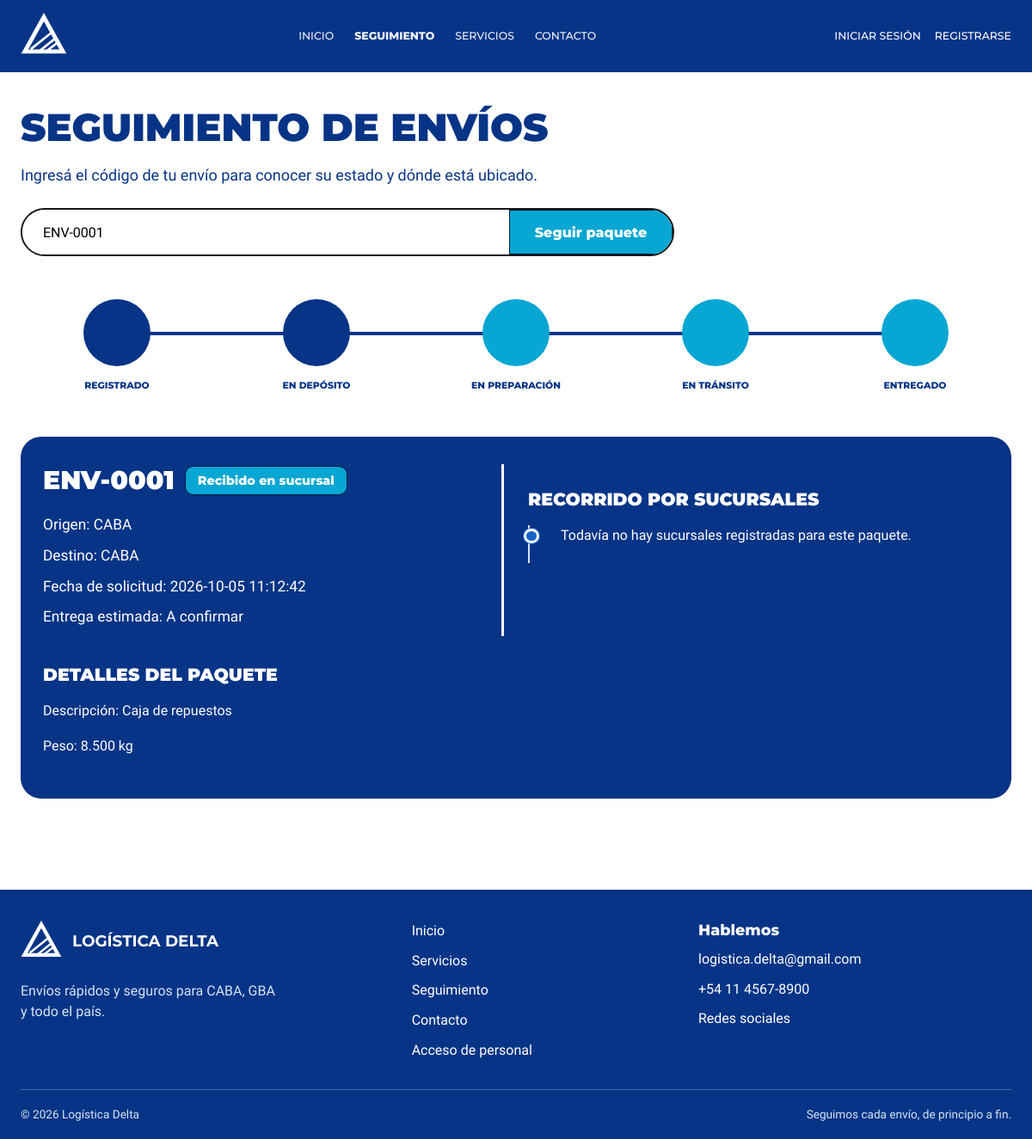
Before: /seguimiento.php?codigo=ENV-0001 with the older database file.
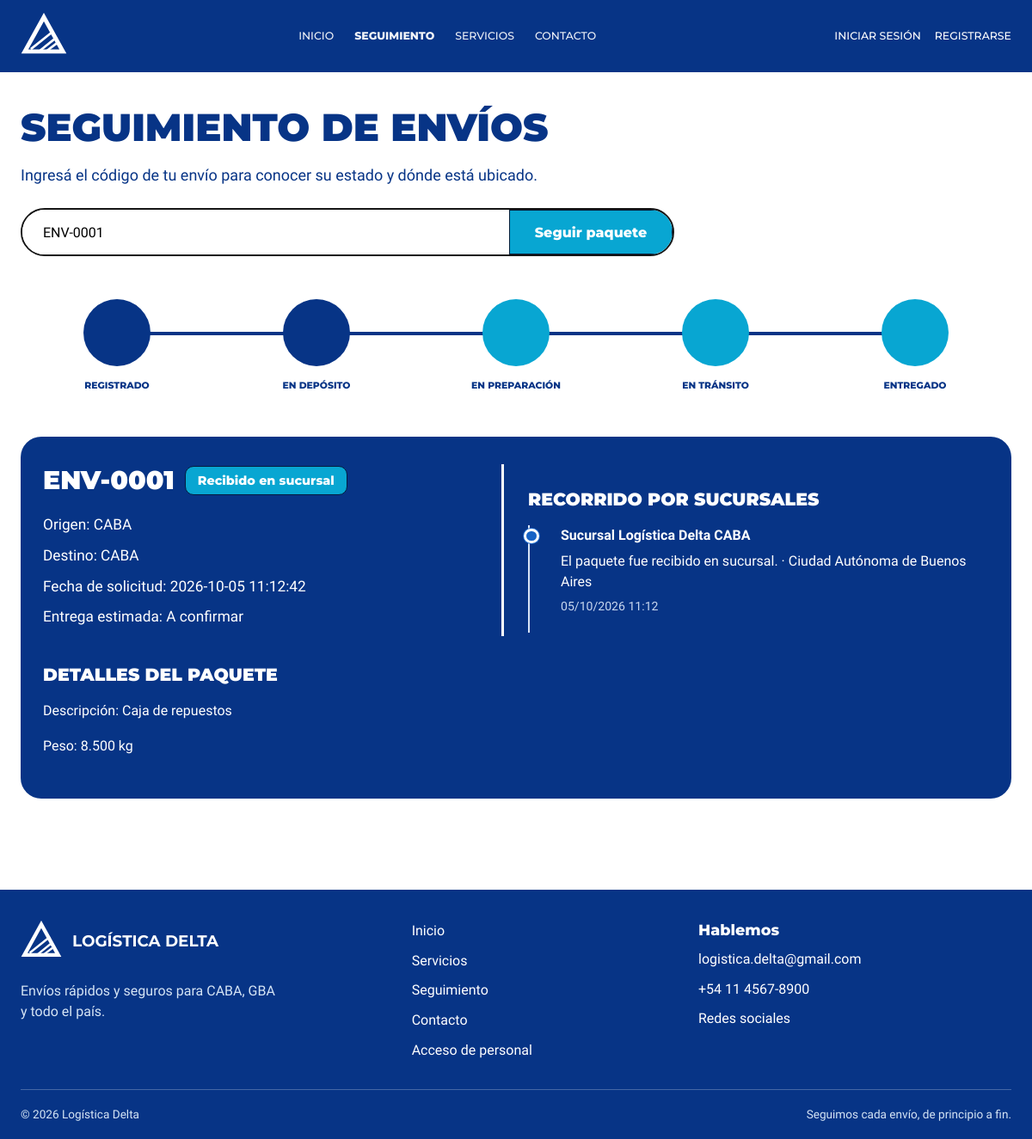
After: the same page with the newer database file.
### tables this page shows
CREATE TABLE `envios` (
  `id_envio` int(11) NOT NULL,
  `codigo_envio` varchar(20) NOT NULL,
  `id_cliente` int(11) NOT NULL,
  `id_remitente` int(11) NOT NULL,
  `id_destinatario` int(11) NOT NULL,
  `id_paquete` int(11) NOT NULL,
  `estado` enum('REGISTRADO','RECIBIDO_DEPOSITO','PREPARADO','EN_TRANSITO','EN_REPARTO','ENTREGADO','NO_ENTREGADO','DEVUELTO','EXTRAVIADO','CANCELADO') NOT NULL DEFAULT 'REGISTRADO',
  `id_zona_destino` int(11) NOT NULL,
  `id_tarifa_aplicada` int(11) DEFAULT NULL,
  `precio_final` decimal(12,2) DEFAULT NULL,
  `id_ruta` int(11) DEFAULT NULL,
  `orden_parada` int(11) DEFAULT NULL,
  `fecha_solicitud` datetime NOT NULL DEFAULT current_timestamp(),
  `fecha_entrega_estimada` date DEFAULT NULL,
  `id_usuario_registro` int(11) NOT NULL,
  `activo` tinyint(1) NOT NULL DEFAULT 1
);

CREATE TABLE `contactos` (
  `id_contacto` int(11) NOT NULL,
  `tipo` enum('REMITENTE','DESTINATARIO') NOT NULL,
  `nombre` varchar(120) NOT NULL,
  `telefono` varchar(30) DEFAULT NULL,
  `email` varchar(120) DEFAULT NULL,
  `direccion` varchar(200) NOT NULL,
  `id_zona` int(11) DEFAULT NULL,
  `id_cliente` int(11) DEFAULT NULL
);

CREATE TABLE `paquetes` (
  `id_paquete` int(11) NOT NULL,
  `codigo` varchar(20) NOT NULL,
  `descripcion` varchar(255) DEFAULT NULL,
  `peso_kg` decimal(10,3) NOT NULL,
  `largo_cm` decimal(10,2) DEFAULT NULL,
  `ancho_cm` decimal(10,2) DEFAULT NULL,
  `alto_cm` decimal(10,2) DEFAULT NULL,
  `cantidad_bultos` int(11) NOT NULL DEFAULT 1,
  `tipo_mercaderia` varchar(80) NOT NULL,
  `valor_declarado` decimal(12,2) DEFAULT NULL,
  `es_fragil` tinyint(1) NOT NULL DEFAULT 0,
  `fecha_registro` datetime NOT NULL DEFAULT current_timestamp()
);

CREATE TABLE `movimientos_seguimiento` (
  `id_movimiento` int(11) NOT NULL AUTO_INCREMENT,
  `id_envio` int(11) NOT NULL,
  `sucursal` varchar(100) NOT NULL,
  `provincia` varchar(80) NOT NULL,
  `detalle` varchar(255) NOT NULL,
  `fecha_hora` datetime NOT NULL DEFAULT current_timestamp(),
  PRIMARY KEY (`id_movimiento`),
  KEY `idx_seguimiento_envio_fecha` (`id_envio`, `fecha_hora`),
  CONSTRAINT `fk_seguimiento_envio` FOREIGN KEY (`id_envio`) REFERENCES `envios` (`id_envio`)
);

### app/helpers/funciones.php (called while the page is built, shortened)
<?php
function usuarioActual(): ?array
{
    return empty($_SESSION['id_usuario']) ? null : [
        'id_usuario' => (int) $_SESSION['id_usuario'],
        'nombre' => $_SESSION['nombre'] ?? 'Usuario',
        'rol' => $_SESSION['rol'] ?? '',
    ];
}
function limpiar($valor): string
{
    return htmlspecialchars((string) $valor, ENT_QUOTES, 'UTF-8');
}
function estadoLegible(string $estado): string
{
    $estados = [
        'REGISTRADO' => 'Envío registrado', 'RECIBIDO_DEPOSITO' => 'Recibido en sucursal',
        'PREPARADO' => 'Preparado para salir', 'EN_TRANSITO' => 'En tránsito',
        'EN_REPARTO' => 'En camino a destino', 'ENTREGADO' => 'Entregado',
        'NO_ENTREGADO' => 'No se pudo entregar', 'DEVUELTO' => 'Devuelto al remitente',
        'EXTRAVIADO' => 'En revisión', 'CANCELADO' => 'Cancelado',
    ];
    return $estados[$estado] ?? 'En proceso';
}

### app/config/Conexion.php (called while the page is built)
<?php
class Conexion
{
    private string $host = 'localhost';
    private string $dbName = 'logistica_delta';
    private string $usuario = 'root';
    private string $password = '';
    private ?PDO $conexion = null;
    public function conectar(): PDO
    {
        if ($this->conexion === null) {
            $dsn = "mysql:host={$this->host};dbname={$this->dbName};charset=utf8mb4";
            $this->conexion = new PDO($dsn, $this->usuario, $this->password);
            $this->conexion->setAttribute(PDO::ATTR_ERRMODE, PDO::ERRMODE_EXCEPTION);
            $this->conexion->setAttribute(PDO::ATTR_DEFAULT_FETCH_MODE, PDO::FETCH_ASSOC);
        }
        return $this->conexion;
    }
}

### app/dao/EnvioDAO.php (called while the page is built, shortened)
<?php
require_once __DIR__ . '/../config/Conexion.php';
class EnvioDAO
{
    private PDO $db;
    public function __construct(?PDO $db = null)
    {
        $this->db = $db ?? (new Conexion())->conectar();
    }
    public function obtenerParaSeguimiento(string $codigo): ?array
    {
        $sql = "SELECT e.id_envio, e.codigo_envio, e.estado, remitente.direccion AS origen,
                       destinatario.direccion AS destino, paquete.codigo AS codigo_paquete,
                       paquete.descripcion AS descripcion_paquete, paquete.peso_kg,
                       e.fecha_solicitud, e.fecha_entrega_estimada
                FROM envios e
                INNER JOIN contactos remitente ON remitente.id_contacto = e.id_remitente
                INNER JOIN contactos destinatario ON destinatario.id_contacto = e.id_destinatario
                INNER JOIN paquetes paquete ON paquete.id_paquete = e.id_paquete
                WHERE (e.codigo_envio = :codigo_envio OR paquete.codigo = :codigo_paquete)
                  AND e.activo = 1 LIMIT 1";
        $stmt = $this->db->prepare($sql);
        $stmt->execute(['codigo_envio' => $codigo, 'codigo_paquete' => $codigo]);
        $envio = $stmt->fetch();
        return $envio ?: null;
    }
}

### app/dao/MovimientoSeguimientoDAO.php (called while the page is built, shortened)
<?php
require_once __DIR__ . '/../config/Conexion.php';
class MovimientoSeguimientoDAO
{
    private PDO $db;
    public function __construct(?PDO $db = null)
    {
        $this->db = $db ?? (new Conexion())->conectar();
    }
    public function obtenerPorEnvio(int $idEnvio): array
    {
        $stmt = $this->db->prepare("SELECT sucursal, provincia, detalle, fecha_hora
                                    FROM movimientos_seguimiento
                                    WHERE id_envio = :id_envio
                                    ORDER BY fecha_hora, id_movimiento");
        $stmt->execute(['id_envio' => $idEnvio]);
        return $stmt->fetchAll();
    }
}

### public/seguimiento.php (the view, shortened to what this page needs)
<?php
$paginaActual = 'seguimiento';
require_once __DIR__ . '/../app/helpers/funciones.php';
require_once __DIR__ . '/../app/dao/EnvioDAO.php';
require_once __DIR__ . '/../app/dao/MovimientoSeguimientoDAO.php';
$codigo = strtoupper(trim($_POST['codigo'] ?? $_GET['codigo'] ?? ''));
$envio = null;
$movimientos = [];
if ($_SERVER['REQUEST_METHOD'] === 'POST' || isset($_GET['codigo'])) {
    if (!preg_match('/^[A-Z0-9-]{4,20}$/', $codigo)) {
        $error = 'Ingresá un código válido para buscar el paquete.';
    } else {
        try {
            $envio = (new EnvioDAO())->obtenerParaSeguimiento($codigo);
            if (!$envio) {
                $error = 'No encontramos un envío con ese código. Revisá que esté bien escrito.';
            } else {
                $movimientos = (new MovimientoSeguimientoDAO())->obtenerPorEnvio((int) $envio['id_envio']);
            }
        } catch (Throwable $exception) {
            error_log($exception->getMessage());
            $error = 'No pudimos consultar el envío. Verificá que MySQL esté activo.';
        }
    }
}
$etapasPorEstado = [
    'REGISTRADO' => 0, 'RECIBIDO_DEPOSITO' => 1, 'PREPARADO' => 2,
    'EN_TRANSITO' => 3, 'EN_REPARTO' => 3, 'ENTREGADO' => 4,
    'NO_ENTREGADO' => 3, 'DEVUELTO' => 3, 'EXTRAVIADO' => 3,
];
$etapaActual = $envio ? ($etapasPorEstado[$envio['estado']] ?? -1) : -1;
?>
<!doctype html>
<html lang="es">
<head>
  <link rel="stylesheet" href="css/style.css">
</head>
<body>
  <?php include __DIR__ . '/partials/nav.php'; ?>
  <main class="contenedor pagina-seguimiento">
    <h1>Seguimiento de envíos</h1>
    <p class="bajada">Ingresá el código de tu envío para conocer su estado y dónde está ubicado.</p>
    <form class="formulario-seguimiento" method="get">
      <input name="codigo" aria-label="Código de envío" placeholder="Ej.: DEL-0001 o ENV-0001" autocomplete="off" required value="<?= limpiar($codigo) ?>">
      <button type="submit">Seguir paquete</button>
    </form>
    <?php if ($envio): ?>
      <div class="progreso-envio" aria-label="Etapas del envío">
        <?php foreach (['Registrado', 'En depósito', 'En preparación', 'En tránsito', 'Entregado'] as $indice => $etapa): ?>
          <div class="paso-progreso <?= $indice <= $etapaActual ? 'actual' : '' ?>"><span class="punto-progreso"></span><span><?= limpiar($etapa) ?></span></div>
        <?php endforeach; ?>
      </div>
      <section class="tarjeta-envio" aria-label="Detalles del envío">
        <div class="resumen-envio">
          <div class="encabezado-envio"><h2><?= limpiar($envio['codigo_envio']) ?></h2><span class="etiqueta-estado"><?= limpiar(estadoLegible($envio['estado'])) ?></span></div>
          <p>Origen: <?= limpiar($envio['origen']) ?></p>
          <p>Destino: <?= limpiar($envio['destino']) ?></p>
          <p>Fecha de solicitud: <?= limpiar($envio['fecha_solicitud']) ?></p>
          <p>Entrega estimada: <?= limpiar($envio['fecha_entrega_estimada'] ?: 'A confirmar') ?></p>
        </div>
        <div class="contenedor-recorrido">
          <h3>Recorrido por sucursales</h3>
          <ol class="recorrido-envio">
            <?php if ($movimientos): ?>
              <?php foreach ($movimientos as $movimiento): ?>
                <li class="elemento-recorrido">
                  <strong><?= limpiar($movimiento['sucursal']) ?></strong>
                  <span><?= limpiar($movimiento['detalle']) ?> · <?= limpiar($movimiento['provincia']) ?></span>
                  <time datetime="<?= limpiar($movimiento['fecha_hora']) ?>"><?= limpiar(date('d/m/Y H:i', strtotime($movimiento['fecha_hora']))) ?></time>
                </li>
              <?php endforeach; ?>
            <?php else: ?>
              <li class="elemento-recorrido">Todavía no hay sucursales registradas para este paquete.</li>
            <?php endif; ?>
          </ol>
        </div>
        <div>
          <h3>Detalles del paquete</h3>
          <p>Descripción: <?= limpiar($envio['descripcion_paquete'] ?: 'Sin descripción') ?></p>
          <p>Peso: <?= limpiar($envio['peso_kg'] ? $envio['peso_kg'] . ' kg' : 'No informado') ?></p>
        </div>
      </section>
    <?php endif; ?>
  </main>
  <?php include __DIR__ . '/partials/footer.php'; ?>
</body>
</html>

### public/partials/nav.php (shortened to what this page needs)
<?php
require_once __DIR__ . '/../../app/helpers/funciones.php';
$usuarioNav = usuarioActual();
$paginaActual = $paginaActual ?? '';
?>
<header class="encabezado-sitio">
  <div class="contenedor barra-navegacion">
    <a class="marca" href="index.php" aria-label="Logística Delta, inicio">
      <svg class="simbolo-marca" viewBox="0 0 100 100" aria-hidden="true"><path d="M50 9 91 83H9L50 9Z" fill="none" stroke="white" stroke-width="9"/><path d="m22 78 49-39M42 81l36-29M56 82l21-16" fill="none" stroke="white" stroke-width="5"/></svg>
    </a>
    <nav class="enlaces-navegacion" aria-label="Navegación principal">
      <a href="index.php" <?= $paginaActual === 'inicio' ? 'aria-current="page"' : '' ?>>INICIO</a>
      <a href="seguimiento.php" <?= $paginaActual === 'seguimiento' ? 'aria-current="page"' : '' ?>>SEGUIMIENTO</a>
      <a href="servicios.php" <?= $paginaActual === 'servicios' ? 'aria-current="page"' : '' ?>>SERVICIOS</a>
      <a href="contacto.php" <?= $paginaActual === 'contacto' ? 'aria-current="page"' : '' ?>>CONTACTO</a>
    </nav>
    <div class="cuenta-navegacion">
      <?php if ($usuarioNav && $usuarioNav['rol'] === 'CLIENTE'): ?>
        <a class="enlace-acceso" href="envios.php">MI CUENTA</a>
        <form method="post" action="logout.php"><button class="enlace-acceso" type="submit">CERRAR SESIÓN</button></form>
      <?php elseif ($usuarioNav && in_array($usuarioNav['rol'], ['ADMINISTRADOR', 'OPERADOR_DEPOSITO', 'ADMINISTRACION'], true)): ?>
        <a class="enlace-acceso" href="panel-admin.php">OPERACIONES</a>
        <form method="post" action="logout.php"><button class="enlace-acceso" type="submit">CERRAR SESIÓN</button></form>
      <?php else: ?>
        <a class="enlace-acceso" href="login.php">INICIAR SESIÓN</a>
        <a class="enlace-acceso" href="registro.php">REGISTRARSE</a>
      <?php endif; ?>
    </div>
  </div>
</header>

### public/partials/footer.php (shortened to what this page needs)
<footer class="pie-compartido">
  <div class="contenedor grilla-pie">
    <div class="marca-pie">
      <a class="marca" href="index.php" aria-label="Logística Delta, inicio"><svg class="simbolo-marca" viewBox="0 0 100 100" aria-hidden="true"><path d="M50 9 91 83H9L50 9Z" fill="none" stroke="white" stroke-width="9"/><path d="m22 78 49-39M42 81l36-29M56 82l21-16" fill="none" stroke="white" stroke-width="5"/></svg><strong>LOGÍSTICA DELTA</strong></a>
      <p>Envíos rápidos y seguros para CABA, GBA y todo el país.</p>
    </div>
    <nav class="navegacion-pie" aria-label="Enlaces del pie de página">
      <a href="index.php">Inicio</a><a href="servicios.php">Servicios</a><a href="seguimiento.php">Seguimiento</a><a href="contacto.php">Contacto</a><a href="panel-admin.php">Acceso de personal</a>
    </nav>
    <div class="contacto-pie"><strong>Hablemos</strong><a href="mailto:logistica.delta@gmail.com">logistica.delta@gmail.com</a><a href="tel:+541145678900">+54 11 4567-8900</a><a href="redes.php">Redes sociales</a></div>
  </div>
  <div class="contenedor base-pie"><span>© <?= date('Y') ?> Logística Delta</span><span>Seguimos cada envío, de principio a fin.</span></div>
</footer>

Changed rows visible on the page:
added movimientos_seguimiento: sucursal "Sucursal Logística Delta CABA", detalle "El paquete fue recibido en sucursal.", provincia "Ciudad Autónoma de Buenos Aires", fecha_hora "05/10/2026 11:12"
Other visible differences:
text no longer shown: "Todavía no hay sucursales registradas para este paquete."
